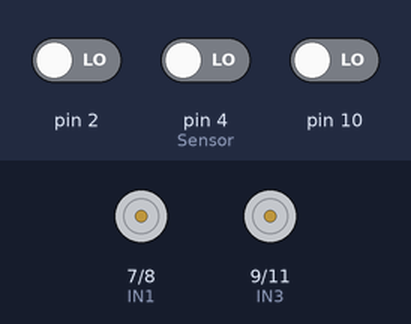
Simulated run of this sketch. Board: Arduino Uno, built with avr-gcc and run on an emulated ATmega328P. Parts: motor-driver pin pairs drawn as motors (green arrow = first pin HIGH = forward, orange = second pin HIGH = backward, longer = more drive, scaled by the enable pin). Inputs (shaded band) come from the test bench; at power-on: pin 2 LOW, pin 10 LOW, pin 4 (Sensor) LOW.

Above: at 1.2 s.
1.3 s: pin 2 driven HIGH
At 1.8 s:
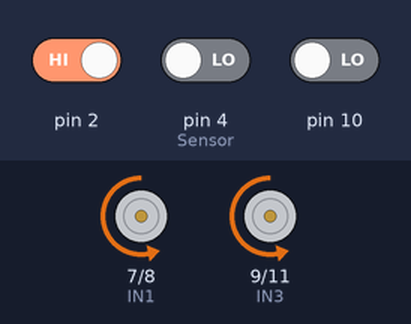
2.8 s: pin 10 driven HIGH
At 4.0 s:
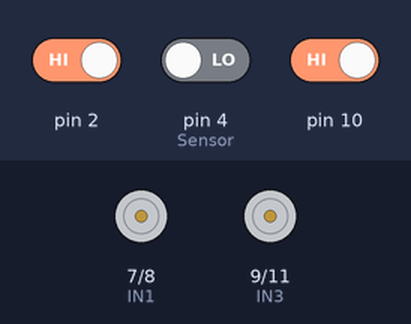
4.3 s: pin 2 driven LOW
At 5.2 s:
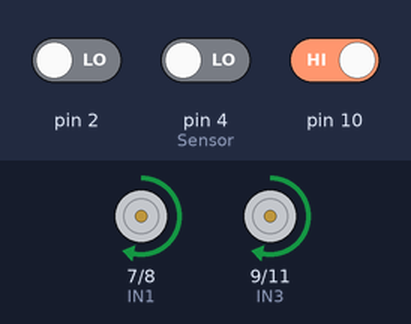
5.8 s: pin 10 driven LOW
At 6.4 s:
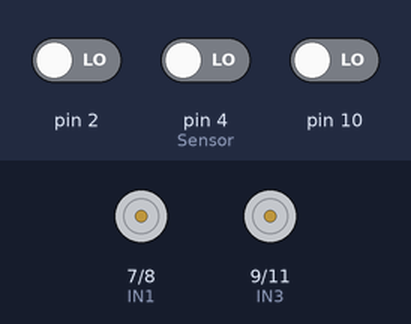
7.3 s: pin 4 (Sensor) driven HIGH
At 8.5 s:
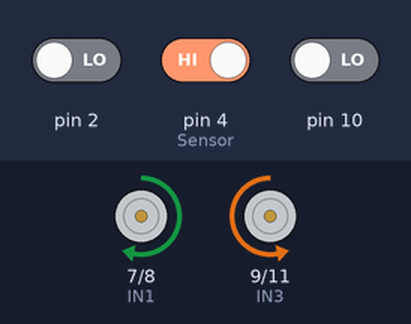
8.8 s: pin 4 (Sensor) driven LOW
At 9.9 s:
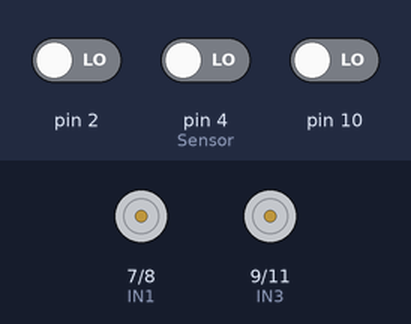
Timing chart, 0 to 11.3 s (numbered marks = the images above; inputs shaded):
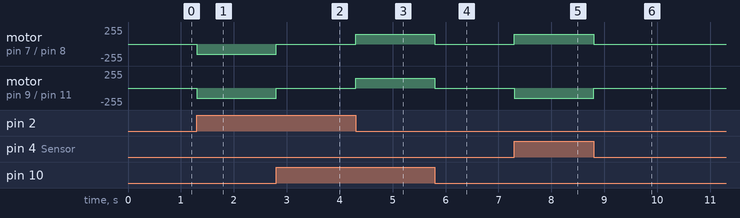

Measured:
- after the input at 1.3 s, motor on pin 7 (IN1) / pin 8 (IN2), motor on pin 9 (IN3) / pin 11 (IN4): stopped → backward 150/255 at once
- after the input at 2.8 s, motor on pin 7 (IN1) / pin 8 (IN2), motor on pin 9 (IN3) / pin 11 (IN4): backward 150/255 → stopped at once
- after the input at 4.3 s, motor on pin 7 (IN1) / pin 8 (IN2), motor on pin 9 (IN3) / pin 11 (IN4): stopped → forward 150/255 at once
- after the input at 5.8 s, motor on pin 7 (IN1) / pin 8 (IN2), motor on pin 9 (IN3) / pin 11 (IN4): forward 150/255 → stopped at once
- after the input at 7.3 s, motor on pin 7 (IN1) / pin 8 (IN2): stopped → forward 150/255 at once; motor on pin 9 (IN3) / pin 11 (IN4): stopped → backward 150/255 at once
- after the input at 8.8 s, motor on pin 7 (IN1) / pin 8 (IN2): forward 150/255 → stopped at once; motor on pin 9 (IN3) / pin 11 (IN4): backward 150/255 → stopped at once

The sketch:

Just_Line_Follower.ino
```cpp
// Author: Arshia Keshvari
// Date: 1.11.2021
// Final Version

# include <Wire.h> // Allows to communicate to I2C / TWI devices

// Defining the pins
#define LT_R digitalRead(10)      // Right Sensor
#define LT_M digitalRead(4)       // Middle Sensor
#define LT_L digitalRead(2)       // Left Sensor
#define ENA 5                     // Left Motor
#define ENB 6                     // Right Motor
#define IN1 7                     // Wheel 1
#define IN2 8                     // Wheel 2
#define IN3 9                     // Wheel 3
#define IN4 11                    // Wheel 4
#define carSpeed 150              // Max Car Speed is 255

// We have to give wheel conditions boolean logic and carspeed will have to have an integer return
void Movement(bool, bool, bool, bool, int);
void FollowLine();

// What we want the car robot to do except the back function as it is not useful for line follower
void forward(); void left(); void right(); void Stop(); void back();

// Assign pin modes to all defined pins at the start of the program
void setup() {
  Serial.begin(9600);   // set baud rate to 9600
  pinMode(LT_R, INPUT);
  pinMode(LT_M, INPUT);
  pinMode(LT_L, INPUT);
  pinMode(IN1, OUTPUT);
  pinMode(IN2, OUTPUT);
  pinMode(IN3, OUTPUT);
  pinMode(IN4, OUTPUT);
  pinMode(ENA, OUTPUT);
  pinMode(ENB, OUTPUT);
}

// Follow line function will be looped in the entire runtime of the program
void loop() {FollowLine();}

// Defining movement of motors with respect to wheels
void Movement(bool BoolIN1, bool BoolIN2, bool BoolIN3, bool BoolIN4, int CarSpeed4Function = carSpeed){
  analogWrite(ENA, CarSpeed4Function);
  analogWrite(ENB, CarSpeed4Function);
  digitalWrite(IN1, BoolIN1);
  digitalWrite(IN2, BoolIN2);
  digitalWrite(IN3, BoolIN3);
  digitalWrite(IN4, BoolIN4);

}
// Stating movement conditions for motors
void forward() {Movement(HIGH, LOW, LOW, HIGH);}                  // Move forward

void left() {Movement(LOW, HIGH, LOW, HIGH);}                     // Move left

void right() {Movement(HIGH, LOW, HIGH, LOW);}                    // Move right

void stop() {digitalWrite (ENA, LOW); digitalWrite (ENB, LOW);}   // Stop

void back(){Movement(LOW, HIGH, HIGH, LOW);}                      // Move backwards not needed but could be useful for object avoidance and bluetooth

// Stating which movement to use under sensor conditions
void FollowLine(){
  if (LT_L == LOW && LT_M == HIGH && LT_R == LOW) {forward();}

  else if (LT_L == LOW && LT_M == LOW && LT_R == HIGH) {right();}

  else if (LT_L == HIGH && LT_M == LOW && LT_R == LOW) {left();}

  else if (LT_L == LOW && LT_M == HIGH && LT_R == HIGH) {right();}

  else if (LT_L == HIGH && LT_M == HIGH && LT_R == LOW) {left();}

  else if(LT_L == LOW && LT_M == LOW && LT_R == LOW){stop();}

  else if(LT_L == HIGH && LT_M == HIGH && LT_R == HIGH){stop();}

  else {stop(); }
}
```
